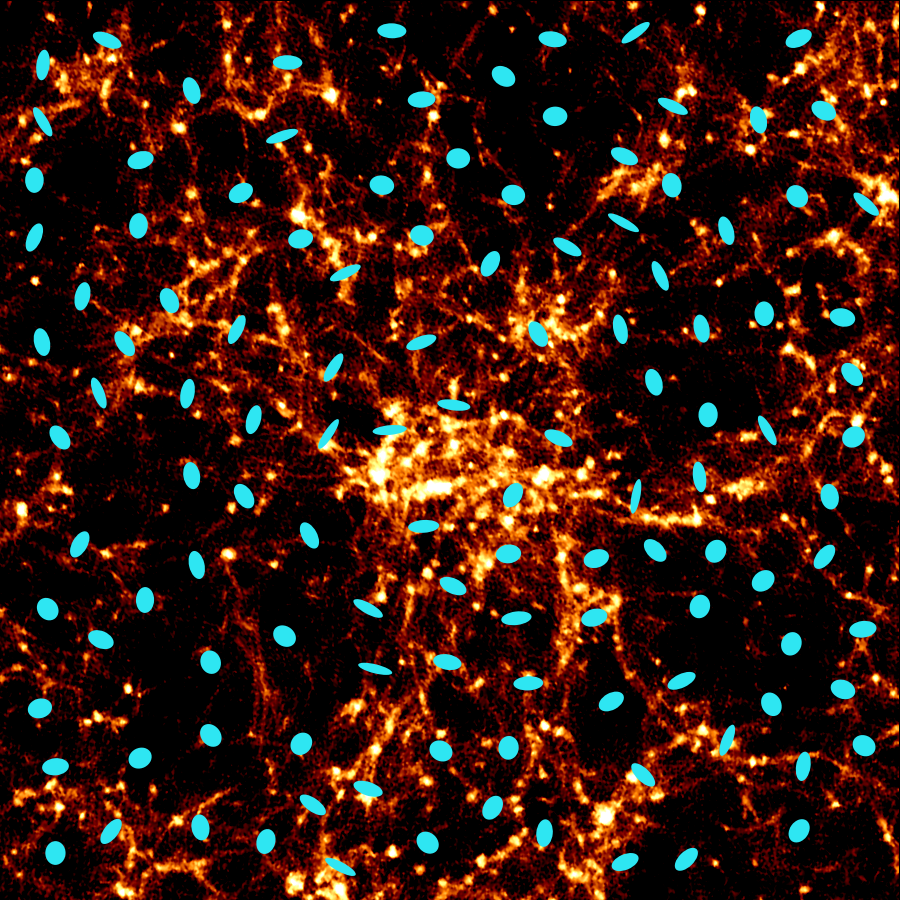

This figure's Python source:
#!/usr/bin/env python3
# ENV: jax-fli
"""
Distant galaxies lensed by the cosmic web, after Mandelbaum (2018, ARA&A, arXiv:1710.03235),
Fig. 1 right (image: CFHT; simulation S. Colombi, IAP), for the closing overlay of the
"Convergence and shear" slide.

The matter: a 12 x 12 deg gnomonic patch of the nearest equal-volume lightcone shell (shell 1,
z = 0.36) of the 3072^3 run of jax-fli experiment 05e, at its native nside 2048, centred on the
densest region of the shell; log(1 + delta) in a hot colour map on black, as the original.
The galaxies: cyan ellipses at random positions, each stretched along the shear of the same
patch, gamma from flat-sky Kaiser-Squires of the smoothed overdensity (kappa taken
proportional to delta). The ellipticities are exaggerated to be seen (|e| up to 0.6, set by
|gamma| / its 95th percentile): the pattern, tangential around the clumps, is the point.

Output (this directory): lensed_galaxies.png (900 x 900)
"""

import sys
from pathlib import Path

import numpy as np

HERE = Path(__file__).resolve().parent

ROOT = next(p for p in HERE.parents if (p / "_common.py").exists())
sys.path.insert(0, str(ROOT))
from _common import skip_if_built

OUT = "lensed_galaxies.png"
skip_if_built(HERE, OUT)

CACHE = HERE.parent / ".cache"
RUN = Path("/home/wassim/Projects/NBody/jax-fli-experiments/05-spacing-n-stepping/05e-mesh/"
           "density/exp5e_m3072")
SHELL, XSIZE, RESO = 1, 900, 0.8            # shell index, patch pixels, arcmin per pixel
N_GAL, SEED = 120, 7


def patch():
    npz = CACHE / "lensed_patch.npz"
    if npz.exists():
        d = np.load(npz)
        return d["delta"], float(d["z"])
    import jax

    jax.config.update("jax_enable_x64", True)
    import healpy as hp
    import jax_fli as jfli
    from datasets import load_dataset
    from jax_fli.io import Catalog

    f = RUN / f"shell_{SHELL:04d}.parquet"
    shell = Catalog.from_dataset(load_dataset("parquet", data_files=str(f), split="train")).field[0]
    shell = shell.to(jfli.DensityUnit.OVERDENSITY)
    m = np.asarray(shell.array, dtype=np.float64).ravel()
    z = float(np.asarray(shell.z_sources).ravel()[0])
    nside = hp.npix2nside(m.size)
    # centre: the densest 2-degree region, away from the poles (gnomonic distortion is mild anyway)
    smooth = hp.smoothing(hp.ud_grade(m, 64), fwhm=np.radians(2.0))
    theta, phi = hp.pix2ang(64, np.arange(smooth.size))
    smooth[np.abs(np.pi / 2 - theta) > np.radians(60)] = -np.inf
    th, ph = hp.pix2ang(64, int(np.argmax(smooth)))
    rot = (np.degrees(ph), 90 - np.degrees(th))
    delta = hp.gnomview(m, rot=rot, xsize=XSIZE, reso=RESO, return_projected_map=True,
                        no_plot=True).filled(0.0)
    print(f"shell {SHELL}: nside {nside}, z = {z:.3f}, patch centred on lon {rot[0]:.1f}, lat {rot[1]:.1f}")
    CACHE.mkdir(exist_ok=True)
    np.savez(npz, delta=delta, z=z)
    return delta, z


delta, z = patch()

import matplotlib

matplotlib.use("Agg")
import matplotlib.pyplot as plt
from matplotlib.patches import Ellipse
from scipy.ndimage import gaussian_filter

# ---------------------------------------------------------------- shear (flat-sky Kaiser-Squires)
kappa = gaussian_filter(delta, 10.0)             # rows: y (up, origin="lower"), columns: x
ky, kx = np.meshgrid(np.fft.fftfreq(XSIZE), np.fft.fftfreq(XSIZE), indexing="ij")
k2 = kx ** 2 + ky ** 2
k2[0, 0] = 1.0
kh = np.fft.fft2(kappa)
g1 = np.real(np.fft.ifft2((kx ** 2 - ky ** 2) / k2 * kh))
g2 = np.real(np.fft.ifft2(2 * kx * ky / k2 * kh))

# ---------------------------------------------------------------- galaxies
rng = np.random.default_rng(SEED)
pts = []
while len(pts) < N_GAL:                           # random, but not overlapping
    p = rng.uniform(30, XSIZE - 30, 2)
    if all(np.hypot(*(p - q)) > 55 for q in pts):
        pts.append(p)
pts = np.array(pts)
ix, iy = pts[:, 0].astype(int), pts[:, 1].astype(int)
amp = np.hypot(g1, g2)
e = np.clip(0.6 * amp[iy, ix] / np.percentile(amp, 95), 0.08, 0.6)
ang = 0.5 * np.degrees(np.arctan2(g2[iy, ix], g1[iy, ix]))   # direction of the stretch
SIZE = 11.0

# ---------------------------------------------------------------- figure
img = np.log10(np.clip(1 + gaussian_filter(delta, 0.8), 1e-2, None))
lo, hi = np.percentile(img, [40, 99.8])        # voids black, as the original
fig = plt.figure(figsize=(9, 9), dpi=100)
ax = fig.add_axes((0, 0, 1, 1))
ax.imshow(img, origin="lower", cmap="afmhot", vmin=lo, vmax=hi, interpolation="bilinear")
for (x, y), ei, a in zip(pts, e, ang):
    ax.add_patch(Ellipse((x, y), 2 * SIZE * (1 + ei), 2 * SIZE * (1 - ei), angle=a,
                         facecolor="#2ee6f2", edgecolor="none"))
ax.set_xlim(0, XSIZE)
ax.set_ylim(0, XSIZE)
ax.axis("off")
fig.savefig(HERE / OUT, facecolor="black")
print(f"wrote {OUT} (z = {z:.2f}, {N_GAL} galaxies)")
